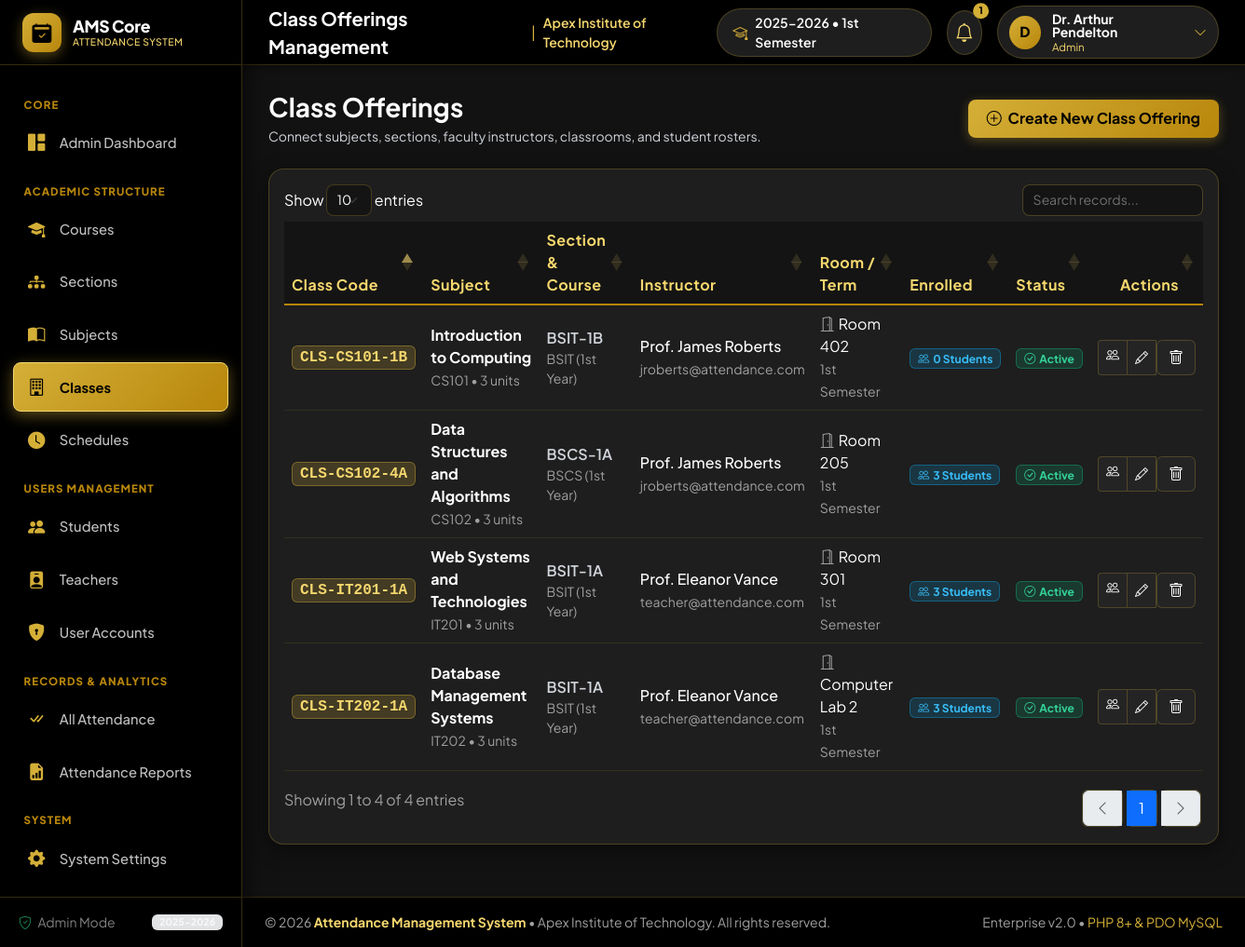
Page /classes.php (signed in) on the committed database.
### tables this page shows
CREATE TABLE `classes` (
  `id` INT AUTO_INCREMENT PRIMARY KEY,
  `class_code` VARCHAR(50) NOT NULL UNIQUE,
  `subject_id` INT NOT NULL,
  `section_id` INT NOT NULL,
  `teacher_id` INT NOT NULL,
  `academic_year` VARCHAR(20) DEFAULT '2025-2026',
  `semester` VARCHAR(20) DEFAULT '1st Semester',
  `room` VARCHAR(50) DEFAULT 'Room 301',
  `status` ENUM('active', 'completed', 'cancelled') DEFAULT 'active',
  `created_at` TIMESTAMP DEFAULT CURRENT_TIMESTAMP,
  FOREIGN KEY (`subject_id`) REFERENCES `subjects` (`id`) ON DELETE CASCADE,
  FOREIGN KEY (`section_id`) REFERENCES `sections` (`id`) ON DELETE CASCADE,
  FOREIGN KEY (`teacher_id`) REFERENCES `teachers` (`id`) ON DELETE CASCADE,
  INDEX `idx_classes_subject` (`subject_id`),
  INDEX `idx_classes_teacher` (`teacher_id`),
  INDEX `idx_classes_section` (`section_id`)
);

CREATE TABLE `subjects` (
  `id` INT AUTO_INCREMENT PRIMARY KEY,
  `subject_code` VARCHAR(20) NOT NULL UNIQUE,
  `subject_name` VARCHAR(150) NOT NULL,
  `units` INT DEFAULT 3,
  `description` TEXT NULL,
  `status` ENUM('active', 'inactive') DEFAULT 'active',
  `created_at` TIMESTAMP DEFAULT CURRENT_TIMESTAMP
);

CREATE TABLE `sections` (
  `id` INT AUTO_INCREMENT PRIMARY KEY,
  `section_name` VARCHAR(50) NOT NULL,
  `course_id` INT NOT NULL,
  `year_level_id` INT NOT NULL,
  `capacity` INT DEFAULT 40,
  `status` ENUM('active', 'inactive') DEFAULT 'active',
  `created_at` TIMESTAMP DEFAULT CURRENT_TIMESTAMP,
  FOREIGN KEY (`course_id`) REFERENCES `courses` (`id`) ON DELETE CASCADE,
  FOREIGN KEY (`year_level_id`) REFERENCES `year_levels` (`id`) ON DELETE CASCADE,
  INDEX `idx_sections_course` (`course_id`),
  INDEX `idx_sections_year` (`year_level_id`)
);

CREATE TABLE `courses` (
  `id` INT AUTO_INCREMENT PRIMARY KEY,
  `course_code` VARCHAR(20) NOT NULL UNIQUE,
  `course_name` VARCHAR(150) NOT NULL,
  `department` VARCHAR(100) DEFAULT 'College of Information Technology',
  `description` TEXT NULL,
  `status` ENUM('active', 'inactive') DEFAULT 'active',
  `created_at` TIMESTAMP DEFAULT CURRENT_TIMESTAMP
);

CREATE TABLE `year_levels` (
  `id` INT AUTO_INCREMENT PRIMARY KEY,
  `name` VARCHAR(50) NOT NULL,
  `level_numeric` INT NOT NULL UNIQUE
);

CREATE TABLE `teachers` (
  `id` INT AUTO_INCREMENT PRIMARY KEY,
  `user_id` INT UNIQUE NULL,
  `teacher_id` VARCHAR(30) NOT NULL UNIQUE,
  `first_name` VARCHAR(50) NOT NULL,
  `last_name` VARCHAR(50) NOT NULL,
  `email` VARCHAR(100) NOT NULL UNIQUE,
  `contact_number` VARCHAR(20) NULL,
  `department` VARCHAR(100) DEFAULT 'Information Technology',
  `qualification` VARCHAR(100) DEFAULT 'Master of Science in Information Technology',
  `status` ENUM('active', 'inactive') DEFAULT 'active',
  `date_hired` DATE NULL,
  `created_at` TIMESTAMP DEFAULT CURRENT_TIMESTAMP,
  FOREIGN KEY (`user_id`) REFERENCES `users` (`id`) ON DELETE SET NULL,
  INDEX `idx_teachers_department` (`department`)
);

### database.php (called while the page is built, shortened)
<?php
class Database {
    private static $instance = null;
    private $pdo;
    private $host = '127.0.0.1';
    private $dbname = 'attendance_management';
    private $user = 'root';
    private $pass = '';
    private $charset = 'utf8mb4';
    private function __construct() {
        $dsn = "mysql:host={$this->host};dbname={$this->dbname};charset={$this->charset}";
        $options = [
            PDO::ATTR_ERRMODE            => PDO::ERRMODE_EXCEPTION,
            PDO::ATTR_DEFAULT_FETCH_MODE => PDO::FETCH_ASSOC,
            PDO::ATTR_EMULATE_PREPARES   => false,
            PDO::MYSQL_ATTR_INIT_COMMAND => "SET NAMES utf8mb4 COLLATE utf8mb4_unicode_ci"
        ];
        try {
            $this->pdo = new PDO($dsn, $this->user, $this->pass, $options);
        } catch (PDOException $e) {
            die("Database connection failed: " . htmlspecialchars($e->getMessage()));
        }
    }
    public static function getInstance() {
        if (self::$instance === null) {
            self::$instance = new self();
        }
        return self::$instance;
    }
    public function getConnection() {
        return $this->pdo;
    }
}

### Class.php (called while the page is built, shortened)
<?php
require_once __DIR__ . '/../config/database.php';
class ClassModel {
    private $db;
    public function __construct() {
        $this->db = Database::getInstance()->getConnection();
    }
    public function getAll($filters = []) {
        $sql = "
            SELECT c.*,
                   sub.subject_code, sub.subject_name, sub.units,
                   sec.section_name,
                   cr.course_code, cr.course_name,
                   y.name as year_level_name,
                   CONCAT(t.first_name, ' ', t.last_name) AS teacher_name,
                   t.email as teacher_email,
                   COUNT(DISTINCT ce.student_id) as enrolled_count
            FROM classes c
            JOIN subjects sub ON c.subject_id = sub.id
            JOIN sections sec ON c.section_id = sec.id
            JOIN courses cr ON sec.course_id = cr.id
            JOIN year_levels y ON sec.year_level_id = y.id
            JOIN teachers t ON c.teacher_id = t.id
            LEFT JOIN class_enrollments ce ON c.id = ce.class_id AND ce.status = 'enrolled'
            WHERE 1=1
        ";
        $params = [];
        $sql .= " GROUP BY c.id ORDER BY c.id DESC";
        $stmt = $this->db->prepare($sql);
        $stmt->execute($params);
        return $stmt->fetchAll();
    }
}

### classes.php (the view, shortened to what this page needs)
<?php
require_once __DIR__ . '/../includes/functions.php';
require_once __DIR__ . '/../models/Class.php';
$classModel = new ClassModel();
$classes = $classModel->getAll();
require_once __DIR__ . '/../views/layouts/header.php';
require_once __DIR__ . '/../views/layouts/sidebar.php';
require_once __DIR__ . '/../views/layouts/navbar.php';
?>
<div class="d-flex flex-column flex-md-row justify-content-between align-items-md-center gap-3 mb-4">
    <div>
        <h3 class="fw-bold text-dark mb-1">Class Offerings</h3>
        <p class="text-secondary small mb-0">Connect subjects, sections, faculty instructors, classrooms, and student rosters.</p>
    </div>
    <div>
        <button type="button" class="btn btn-primary" data-bs-toggle="modal" data-bs-target="#addClassModal">
            <i class="bi bi-plus-circle me-1"></i> Create New Class Offering
        </button>
    </div>
</div>
<div class="card-modern">
    <div class="card-body p-0">
        <div class="table-responsive p-3">
            <table class="table table-hover align-middle datatable w-100">
                <thead class="table-light">
                    <tr>
                        <th>Class Code</th>
                        <th>Subject</th>
                        <th>Section & Course</th>
                        <th>Instructor</th>
                        <th>Room / Term</th>
                        <th>Enrolled</th>
                        <th>Status</th>
                        <th class="text-end">Actions</th>
                    </tr>
                </thead>
                <tbody>
                    <?php foreach ($classes as $cl): ?>
                        <tr>
                            <td>
                                <span class="badge bg-primary-subtle text-primary border border-primary-subtle font-monospace fs-6 px-2 py-1">
                                    <?= e($cl['class_code']) ?>
                                </span>
                            </td>
                            <td>
                                <div class="fw-bold text-dark"><?= e($cl['subject_name']) ?></div>
                                <small class="text-muted"><?= e($cl['subject_code']) ?> &bull; <?= (int)$cl['units'] ?> units</small>
                            </td>
                            <td>
                                <span class="fw-semibold text-secondary"><?= e($cl['section_name']) ?></span>
                                <div class="small text-muted"><?= e($cl['course_code']) ?> (<?= e($cl['year_level_name']) ?>)</div>
                            </td>
                            <td>
                                <div class="fw-medium text-dark">Prof. <?= e($cl['teacher_name']) ?></div>
                                <small class="text-muted"><?= e($cl['teacher_email']) ?></small>
                            </td>
                            <td>
                                <div><i class="bi bi-door-open me-1 text-muted"></i><?= e($cl['room']) ?></div>
                                <small class="text-muted"><?= e($cl['semester']) ?></small>
                            </td>
                            <td>
                                <a href="<?= BASE_URL ?>/admin/classes.php?view_roster=<?= $cl['id'] ?>" class="badge bg-info-subtle text-info border border-info-subtle text-decoration-none py-1 px-2">
                                    <i class="bi bi-people me-1"></i><?= (int)$cl['enrolled_count'] ?> Students
                                </a>
                            </td>
                            <td><?= get_status_badge($cl['status']) ?></td>
                            <td class="text-end">
                                <div class="btn-group btn-group-sm">
                                    <a href="<?= BASE_URL ?>/admin/classes.php?view_roster=<?= $cl['id'] ?>" class="btn btn-light border text-primary" title="View Student Roster">
                                        <i class="bi bi-people"></i>
                                    </a>
                                    <button type="button" class="btn btn-light border edit-class-btn"
                                            data-class='<?= json_encode($cl) ?>' title="Edit">
                                        <i class="bi bi-pencil"></i>
                                    </button>
                                    <form method="POST" action="<?= BASE_URL ?>/admin/classes.php" class="d-inline">
                                        <button type="button" class="btn btn-light border text-danger btn-delete-confirm" title="Delete">
                                            <i class="bi bi-trash"></i>
                                        </button>
                                    </form>
                                </div>
                            </td>
                        </tr>
                    <?php endforeach; ?>
                </tbody>
            </table>
        </div>
    </div>
</div>
<?php
require_once __DIR__ . '/../views/layouts/footer.php';
?>

### functions.php (shortened to what this page needs)
<?php
function e($string) {
    return htmlspecialchars((string)$string, ENT_QUOTES, 'UTF-8');
}
function get_status_badge($status) {
    $status = strtoupper($status);
    switch ($status) {
        case 'ACTIVE':
            return '<span class="badge bg-success-subtle text-success border border-success-subtle px-2 py-1"><i class="bi bi-check-circle me-1"></i>Active</span>';
    }
}

### rows in the picture
classes: class_code "CLS-CS101-1B", subject.subject_name "Introduction to Computing", subject.subject_code "CS101", subject.units "3", section.section_name "BSIT-1B", courses.course_code "BSIT", year_levels.name "1st Year", teacher_name "James Roberts", teacher.email "jroberts@attendance.com", room "Room 402", semester "1st Semester", enrolled_count "0", status "active" (drawn)
classes: class_code "CLS-CS102-4A", subject.subject_name "Data Structures and Algorithms", subject.subject_code "CS102", subject.units "3", section.section_name "BSCS-1A", courses.course_code "BSCS", year_levels.name "1st Year", teacher_name "James Roberts", teacher.email "jroberts@attendance.com", room "Room 205", semester "1st Semester", enrolled_count "3", status "active" (drawn)
classes: class_code "CLS-IT202-1A", subject.subject_name "Database Management Systems", subject.subject_code "IT202", subject.units "3", section.section_name "BSIT-1A", courses.course_code "BSIT", year_levels.name "1st Year", teacher_name "Eleanor Vance", teacher.email "teacher@attendance.com", room "Computer Lab 2", semester "1st Semester", enrolled_count "3", status "active" (drawn)
classes: class_code "CLS-IT201-1A", subject.subject_name "Web Systems and Technologies", subject.subject_code "IT201", subject.units "3", section.section_name "BSIT-1A", courses.course_code "BSIT", year_levels.name "1st Year", teacher_name "Eleanor Vance", teacher.email "teacher@attendance.com", room "Room 301", semester "1st Semester", enrolled_count "3", status "active" (drawn)

### other values in the picture
$role "Admin"
ACADEMIC_YEAR "2025-2026"
$pageTitle "Class Offerings Management"
INSTITUTION_NAME "Apex Institute of Technology"
CURRENT_SEMESTER "1st Semester"
count($notifications) "1"
substr($user['full_name'] ?? 'U', 0, 1) "D"
$user['full_name'] "Dr. Arthur Pendelton"
$user['role'] "Admin"
APP_NAME "Attendance Management System"
